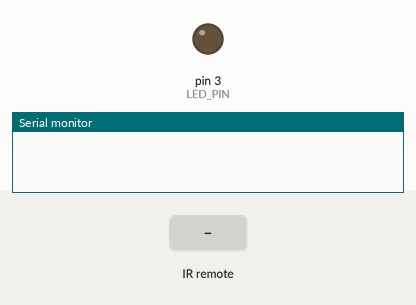
Bench run of a sketch on a simulated Arduino Uno, built with avr-gcc and run on an emulated ATmega328P. On the bench: output pins drawn as LEDs (lit = HIGH), the last lines printed to the serial monitor. The inputs (shaded band) are chosen by the test bench.

Above: at 1.2 s.
1.3 s: infrared code 0xBF40FF00 received
At 1.7 s:
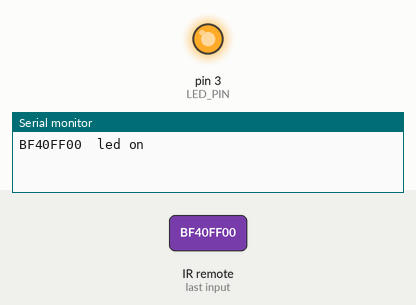
2.8 s: infrared code 0xE916FF00 received
At 4.0 s:
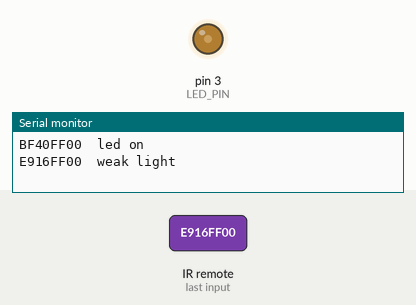
4.3 s: infrared code 0xE619FF00 received
At 5.2 s:
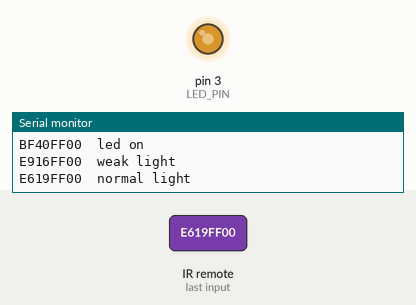
5.8 s: infrared code 0xF20DFF00 received
At 6.3 s:
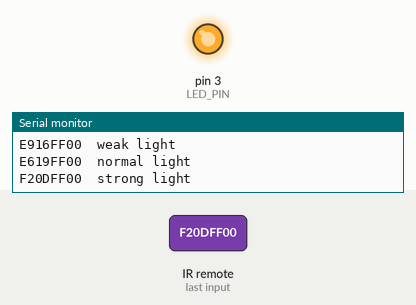
Timing chart, 0 to 8.3 s (numbered marks = the images above; inputs shaded):
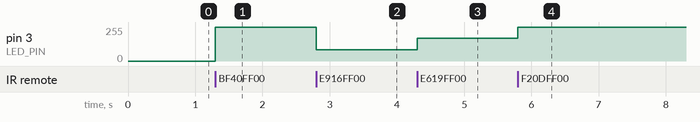

The sketch:

IR_control_LED.ino
```cpp
/*
 * 名称   : IR Control LED
 * 功能   : 红外遥控LED开关
 * 作者   : http://www.keyes-robot.com/
*/
#include <Arduino.h>
#include <IRremote.hpp>

#define IR_RECEIVE_PIN  5   // 定义红外接收模块引脚D5
IRrecv irrecv(IR_RECEIVE_PIN);     // 创建一个用于接收类的类对象
decode_results results;     // 创建一个解码结果类对象

#define LED_PIN  3   //定义LED模块控制引脚为D3

boolean flag = true;  //LED标志钻头

void setup() {
  Serial.begin(9600);
  IrReceiver.begin(IR_RECEIVE_PIN, ENABLE_LED_FEEDBACK);  // 启动接收器
  pinMode(LED_PIN, OUTPUT);
}

void loop() {
  if (IrReceiver.decode()) {
      Serial.print(IrReceiver.decodedIRData.decodedRawData, HEX);  // 打印原始数据
      // IrReceiver.printIRResultShort(&Serial); // 在一行中打印接收到的完整数据
      // IrReceiver.printIRSendUsage(&Serial);  // 打印发送这些数据所需的语句
      handleControl(IrReceiver.decodedIRData.decodedRawData);      // 处理来自远程控制的命令
      IrReceiver.resume(); // 启用接收下一个值
  }
}

void handleControl(unsigned long value){
  if (value == 0xBF40FF00 && flag == true){ // 接收数字“OK”
    digitalWrite(LED_PIN, HIGH); // 点亮LED.
    delay(10);
    Serial.println("  led on");
    flag = false;
  }
  else if (value == 0xBF40FF00 && flag == false){ // 接收数字“OK”
    digitalWrite(LED_PIN, LOW); // 熄灭LED.
    delay(10);
    Serial.println("  led off");
    flag = true;
  }
  else if(value == 0xE916FF00){
    analogWrite(LED_PIN, 85);
    delay(10);
    Serial.println("  weak light");

  }
  else if(value == 0xE619FF00){
    analogWrite(LED_PIN, 170);
    delay(10);
    Serial.println("  normal light");
  }
  else if(value == 0xF20DFF00){
    analogWrite(LED_PIN, 255);
    delay(10);
    Serial.println("  strong light");
  }
}
```

Measured:
- after the input at 1.3 s, pin 3 (LED_PIN): 0/255 → 255/255 at once
- after the input at 2.8 s, pin 3 (LED_PIN): 255/255 → 85/255 at once
- after the input at 4.3 s, pin 3 (LED_PIN): 85/255 → 170/255 at once
- after the input at 5.8 s, pin 3 (LED_PIN): 170/255 → 255/255 at once
